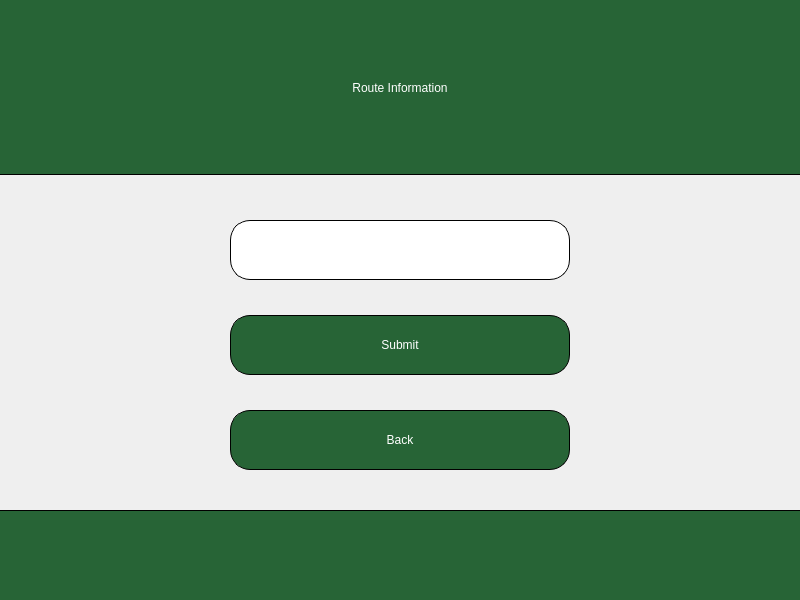
<?xml version="1.0" encoding="UTF-8"?>
<ui version="4.0">
 <class>RouteInformation</class>
 <widget class="QWidget" name="RouteInformation">
  <property name="geometry">
   <rect>
    <x>0</x>
    <y>0</y>
    <width>800</width>
    <height>600</height>
   </rect>
  </property>
  <property name="windowTitle">
   <string>Form</string>
  </property>
  <property name="autoFillBackground">
   <bool>true</bool>
  </property>
  <widget class="QLabel" name="Title">
   <property name="geometry">
    <rect>
     <x>0</x>
     <y>0</y>
     <width>800</width>
     <height>175</height>
    </rect>
   </property>
   <property name="styleSheet">
    <string notr="true">color: white;
background-color: rgb(39, 100, 54);
font: 36pt &quot;Oswald&quot;;
border-bottom: 1px solid #000000;</string>
   </property>
   <property name="text">
    <string>Route Information</string>
   </property>
   <property name="alignment">
    <set>Qt::AlignCenter</set>
   </property>
  </widget>
  <widget class="QLabel" name="BottomFill">
   <property name="geometry">
    <rect>
     <x>0</x>
     <y>510</y>
     <width>800</width>
     <height>90</height>
    </rect>
   </property>
   <property name="styleSheet">
    <string notr="true">color: white;
background-color: rgb(39, 100, 54);
font: 36pt &quot;Oswald&quot;;
border-top: 1px solid #000000;
</string>
   </property>
   <property name="text">
    <string/>
   </property>
  </widget>
  <widget class="QLineEdit" name="RouteName">
   <property name="geometry">
    <rect>
     <x>230</x>
     <y>220</y>
     <width>340</width>
     <height>60</height>
    </rect>
   </property>
   <property name="styleSheet">
    <string notr="true">QLineEdit{
	color: rgb(0, 0, 0);
	font: 18pt &quot;Oswald&quot;;
	background-color: white;
	placeholder-text-color: rgb(156, 163, 175);
	border-radius: 20px;
	border: 1px solid #000000;
}</string>
   </property>
  </widget>
  <widget class="QPushButton" name="Submit">
   <property name="geometry">
    <rect>
     <x>230</x>
     <y>315</y>
     <width>340</width>
     <height>60</height>
    </rect>
   </property>
   <property name="styleSheet">
    <string notr="true">QPushButton{
	color: white;
	background-color: rgb(39, 100, 54);
	font: 18pt &quot;Oswald&quot;;
	border-radius: 20px;
	border: 1px solid #000000;
}

QPushButton::Hover{
	border-color: rgb(0, 0, 0);
	border: 5px solid #000000;
}

QPushButton::Pressed{
	border-color: rgb(0, 0, 0);
	border: 5px solid;
	background-color: rgb(90,152,101);
}
</string>
   </property>
   <property name="text">
    <string>Submit</string>
   </property>
  </widget>
  <widget class="QPushButton" name="Back">
   <property name="geometry">
    <rect>
     <x>230</x>
     <y>410</y>
     <width>340</width>
     <height>60</height>
    </rect>
   </property>
   <property name="styleSheet">
    <string notr="true">QPushButton{
	color: white;
	background-color: rgb(39, 100, 54);
	font: 18pt &quot;Oswald&quot;;
	border-radius: 20px;
	border: 1px solid #000000;
}

QPushButton::Hover{
	border-color: rgb(0, 0, 0);
	border: 5px solid #000000;
}

QPushButton::Pressed{
	border-color: rgb(0, 0, 0);
	border: 5px solid;
	background-color: rgb(90,152,101);
}
</string>
   </property>
   <property name="text">
    <string>Back</string>
   </property>
  </widget>
 </widget>
 <resources/>
 <connections/>
</ui>
